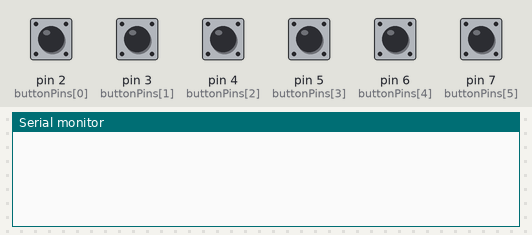
A sketch run on a simulated Arduino Leonardo, built with avr-gcc and run on an emulated ATmega32U4. On the bench: the last lines printed to the serial monitor. The test bench sets the inputs (shaded band); at power-on: pin 2 (buttonPins[0]), pin 3 (buttonPins[1]), pin 4 (buttonPins[2]), pin 5 (buttonPins[3]), pin 6 (buttonPins[4]), pin 7 (buttonPins[5]) HIGH.

Above: at 1.2 s.
1.3 s: pin 2 (buttonPins[0]) pulled LOW for 0.15 s
At 2.6 s:
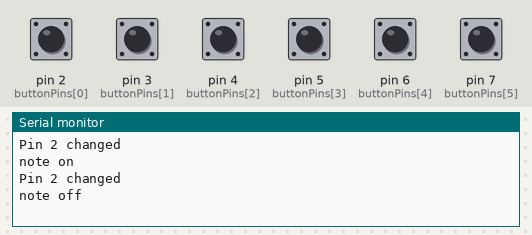
2.9 s: pin 3 (buttonPins[1]) pulled LOW for 0.15 s
At 3.04 s:
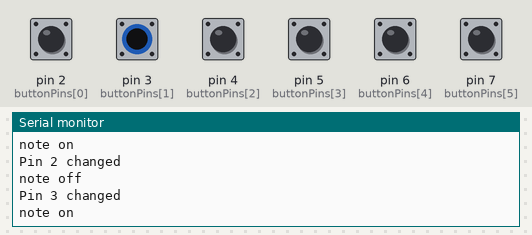
4.5 s: pin 4 (buttonPins[2]) pulled LOW for 0.15 s
At 5.8 s:
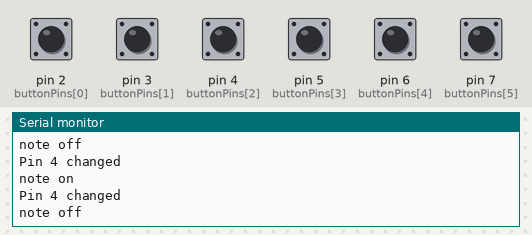
6.1 s: pin 5 (buttonPins[3]) pulled LOW for 0.15 s
At 7.3 s:
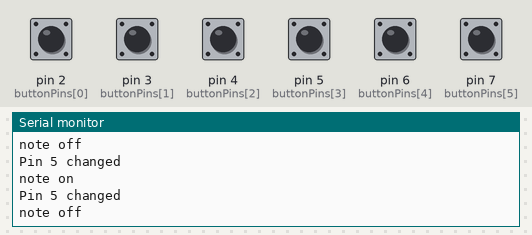
7.7 s: pin 6 (buttonPins[4]) pulled LOW for 0.15 s
At 8.4 s:
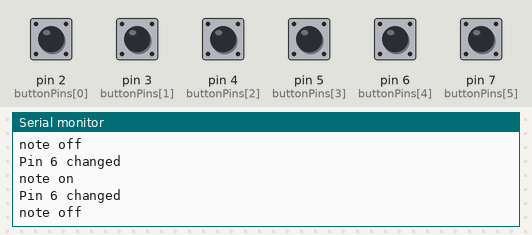
9.3 s: pin 7 (buttonPins[5]) pulled LOW for 0.15 s
At 10.0 s:
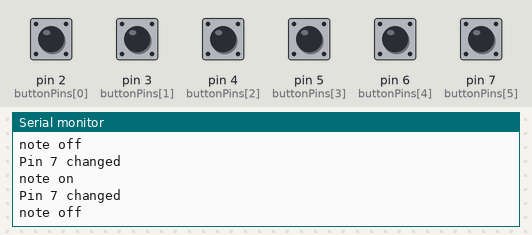
Timing chart, 0 to 11.9 s (numbered marks = the images above; inputs shaded):
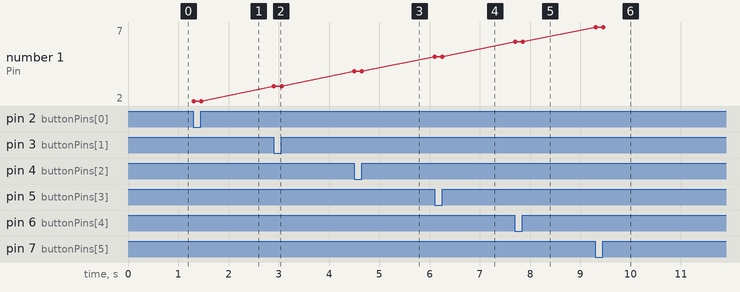

Measured:
- after the input at 1.3 s, the serial monitor: prints a new line at once (image 1)
- after the input at 2.9 s, the serial monitor: prints a new line at once (image 2)
- after the input at 4.5 s, the serial monitor: prints a new line at once (image 3)
- after the input at 6.1 s, the serial monitor: prints a new line at once (image 4)
- after the input at 7.7 s, the serial monitor: prints a new line at once (image 5)
- after the input at 9.3 s, the serial monitor: prints a new line at once (image 6)
- plotted number 1: 2 → 3 after the input at 2.9 s, 3 → 4 after the input at 4.5 s, 4 → 5 after the input at 6.1 s, 5 → 6 after the input at 7.7 s, 6 → 7 after the input at 9.3 s

The sketch:

sequencer.ino
```cpp
#include "MIDIUSB.h"

#define NUM_BUTTONS 6

const int buttonPins[NUM_BUTTONS] = {2, 3, 4, 5, 6, 7};

// Store previous button states for edge detection
bool previousButtonStates[NUM_BUTTONS] = {false};

void setup() {
  Serial.begin(115200);

  for (int i = 0; i < NUM_BUTTONS; i++) {
    pinMode(buttonPins[i], INPUT_PULLUP);
  }
}

void loop() {

  for (int i = 0; i < NUM_BUTTONS; i++) {
    bool currentState = digitalRead(buttonPins[i]) == LOW;

    if (currentState != previousButtonStates[i]) {
      Serial.print("Pin ");
      Serial.print(buttonPins[i]);
      Serial.println(" changed");
      previousButtonStates[i] = currentState;

      if (currentState) {
        noteOn(0, i, 126 );
        Serial.println("note on");
      } else {
        noteOff(0, i, 0 );
        Serial.println("note off");
      }
    }

  }

  // Small delay to debounce and reduce Serial output flood
  delay(10);
}


// First parameter is the event type (0x09 = note on, 0x08 = note off).
// Second parameter is note-on/note-off, combined with the channel.
// Channel can be anything between 0-15. Typically reported to the user as 1-16.
// Third parameter is the note number (48 = middle C).
// Fourth parameter is the velocity (64 = normal, 127 = fastest).
void noteOn(byte channel, byte pitch, byte velocity) {
  midiEventPacket_t noteOn = {0x09, 0x90 | channel, pitch, velocity};
  MidiUSB.sendMIDI(noteOn);
  MidiUSB.flush();
}

void noteOff(byte channel, byte pitch, byte velocity) {
  midiEventPacket_t noteOff = {0x08, 0x80 | channel, pitch, velocity};
  MidiUSB.sendMIDI(noteOff);
  MidiUSB.flush();
}
```
